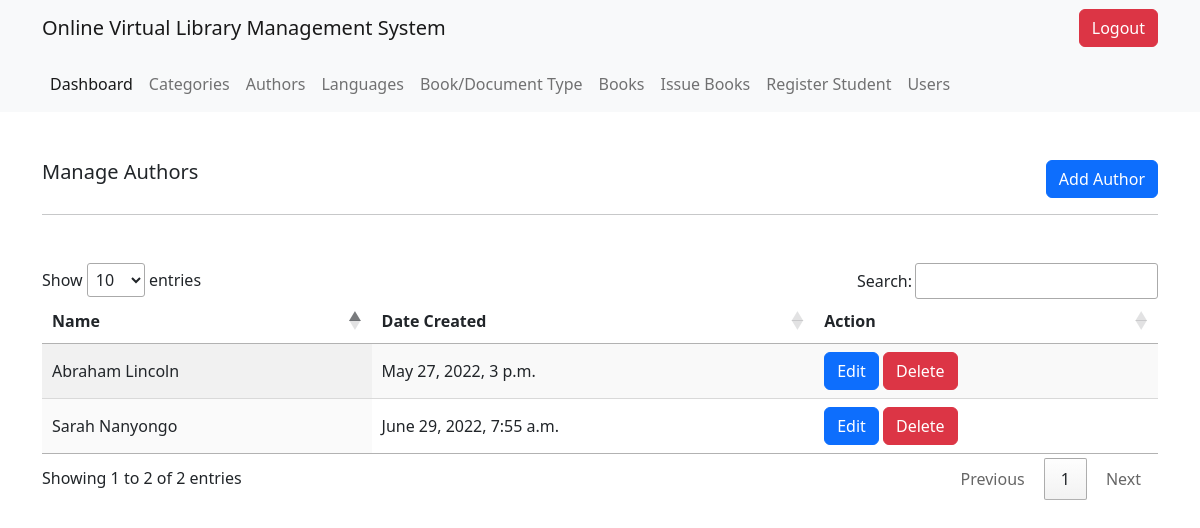
Before: /authors/ (signed in) with the older database file.
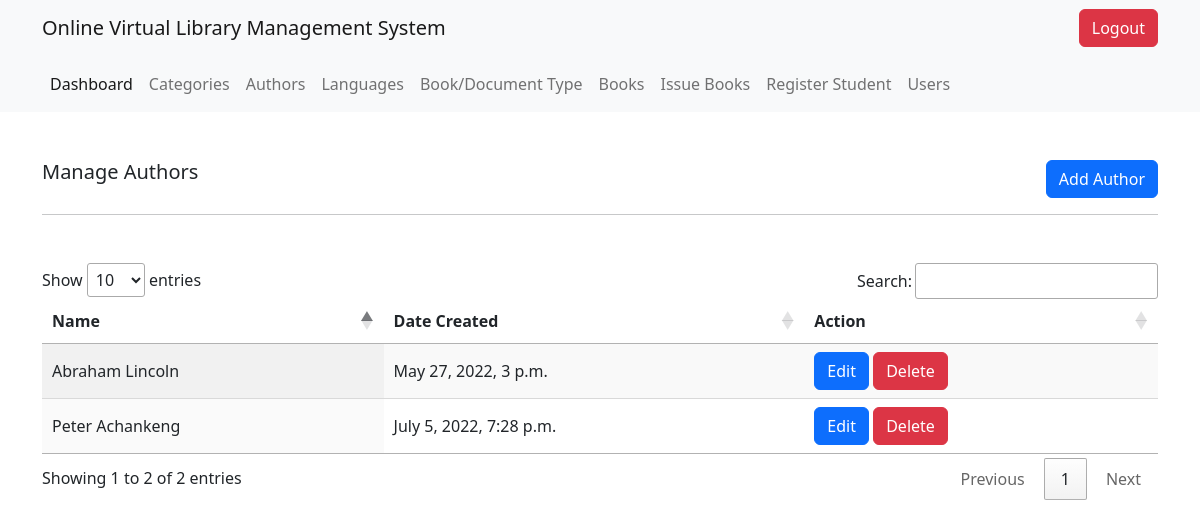
After: the same page with the newer database file.
### v_library/models.py (models this page shows, shortened)
class Author(models.Model):
    firstname = models.CharField(max_length=300)
    lastname = models.CharField(max_length=200)
    date_created = models.DateTimeField(auto_now_add=True)

### v_library/decorators.py (the view)
        def wrapper_func(request, *args, **kwargs):
            user = None
            if request.user.is_staff:
                user = 'staff'
            else :
                user = 'student'
            print(user)
            if user in allowed_roles:
                return view_func(request,*args, **kwargs)
            else:
                return HttpResponse('Access restricted')

### v_library/views.py (called while the page is built)
@login_required
@allowed_users(allowed_roles = ['staff'])
def authors(request):
    authors = Author.objects.all()
    context = {
        'authors': authors
    }
    return render(request, 'v_library/authors.html', context)

### v_library/templates/v_library/authors.html
{% extends 'v_library/root.html' %}
{% block content %}
<div class="container">
    <div class="d-flex justify-content-between mt-5">
        <h5 class="">Manage Authors</h5>
        <a href="{% url 'add_author' %}" class="btn btn-primary inline-block">Add Author</a>
    </div>
    <hr>
</div>
<div class="container mt-5">
    <table class="table_id display" >
        <thead>
            <tr>
                <th>Name</th>
                <th>Date Created</th>
                <th>Action</th>
            </tr>
        </thead>
        <tbody>
            {% for author in authors %}
            <tr>
                <td>{{author.firstname}} {{author.lastname}}</td>
                <td>{{author.date_created}}</td>
                <td>
                    <a href="{% url 'edit_author' author.id %}" class="btn btn-primary">Edit</a>
                    <a href="{% url 'delete_author' author.id %}" class="btn btn-danger">Delete</a>
                </td>
            </tr>
            {% endfor %}
        </tbody>
    </table>
</div>
{% endblock %}

Changed rows visible on the page:
removed Author: firstname "Sarah", lastname "Nanyongo", date_created "June 29, 2022, 7:55 a.m."
added Author: firstname "Peter", lastname "Achankeng", date_created "July 5, 2022, 7:28 p.m."
